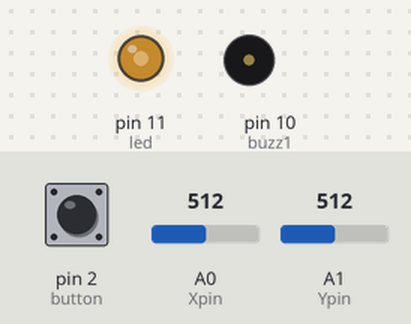
Recording of a sketch running on a simulated Arduino Uno, built with avr-gcc and run on an emulated ATmega328P. Shown: output pins drawn as LEDs (lit = HIGH), buzzer (waves = sounding). The test bench sets the inputs (shaded band); at power-on: pin 2 (button) HIGH, A1 (Ypin) = 512, A0 (Xpin) = 512.

Above: at 1.2 s.
1.3 s: pin 2 (button) pulled LOW for 0.15 s
At 1.44 s:
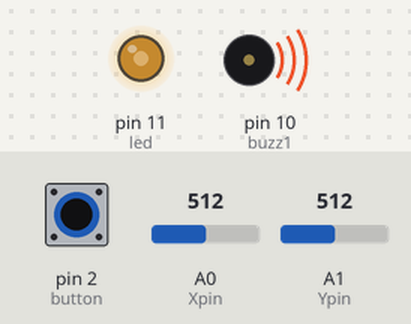
3.0 s: A1 (Ypin) set to 306
At 4.1 s:
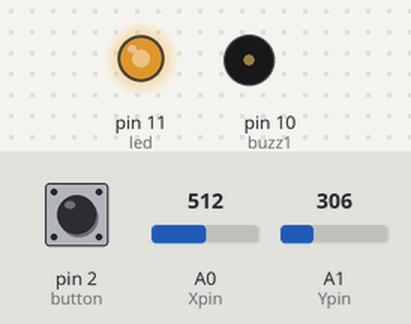
4.5 s: A1 (Ypin) set to 122
At 5.3 s:
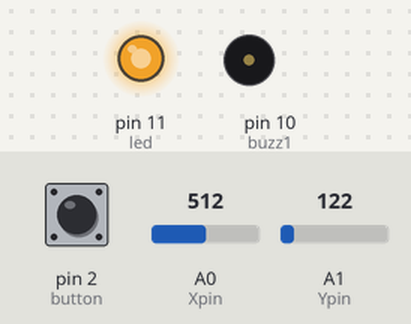
6.0 s: pin 2 (button) pulled LOW for 1 s
At 6.8 s:
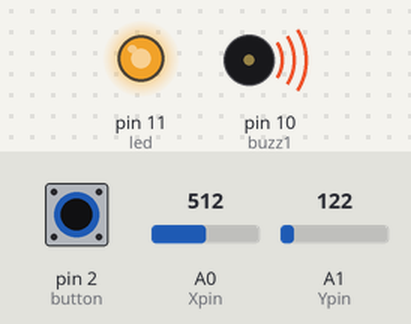
8.5 s: A1 (Ypin) set to 900
At 9.5 s:
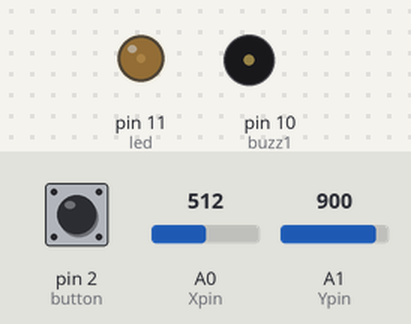
10.0 s: pin 2 (button) pulled LOW for 0.15 s
At 10.14 s:
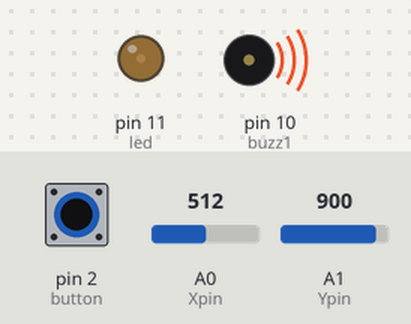
Timing chart, 0 to 12.7 s (numbered marks = the images above; inputs shaded):
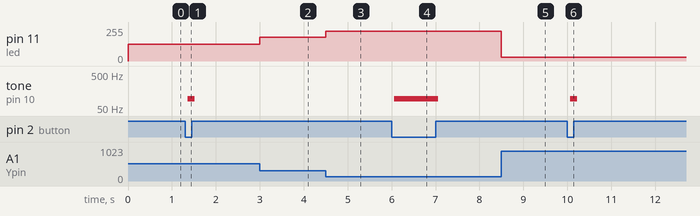

Measured:
- after the input at 1.3 s, tone on pin 10 (buzz1): silent → 95 Hz after 0.06 s, → silent 0.16 s later
- after the input at 3.0 s, pin 11 (led): 127/255 → 178/255 at once
- after the input at 4.5 s, pin 11 (led): 178/255 → 224/255 at once
- after the input at 6.0 s, tone on pin 10 (buzz1): silent → 95 Hz after 0.06 s, → silent 1.0 s later
- after the input at 8.5 s, pin 11 (led): 224/255 → 30/255 at once
- after the input at 10.0 s, tone on pin 10 (buzz1): silent → 95 Hz after 0.06 s, → silent 0.16 s later

The sketch:

joystick.ino
```cpp
int Xpin = A0;
int Ypin = A1;
int button = 2;
int Xval;
int Yval;
int Bval;
int buzz1 = 10;
int led = 11;
int dt1;
int brightness;

void setup() {

  Serial.begin(9600);
  pinMode(Xpin, INPUT);
  pinMode(Ypin, INPUT);
  pinMode(button, INPUT);
  digitalWrite(button, HIGH);
  pinMode(buzz1, OUTPUT);
  pinMode(led, OUTPUT);

}

void loop() {

  Xval = analogRead(Xpin);
  Yval = analogRead(Ypin);
  Bval = digitalRead(button);

  //Serial.print("X: ");
  //Serial.print(Xval);
  //Serial.print("  Y: ");
  //Serial.print(Yval);
  //Serial.print("  Button: ");
  //Serial.println(Bval);

  dt1 = 9700./1023.*Xval + 300;
  brightness = -255./1023.*Yval + 255;

  analogWrite(led,brightness);

  if (Bval == 0){
    digitalWrite(buzz1, HIGH);
    delayMicroseconds(dt1);
    digitalWrite(buzz1, LOW);
    delayMicroseconds(dt1);
  }

}
```
